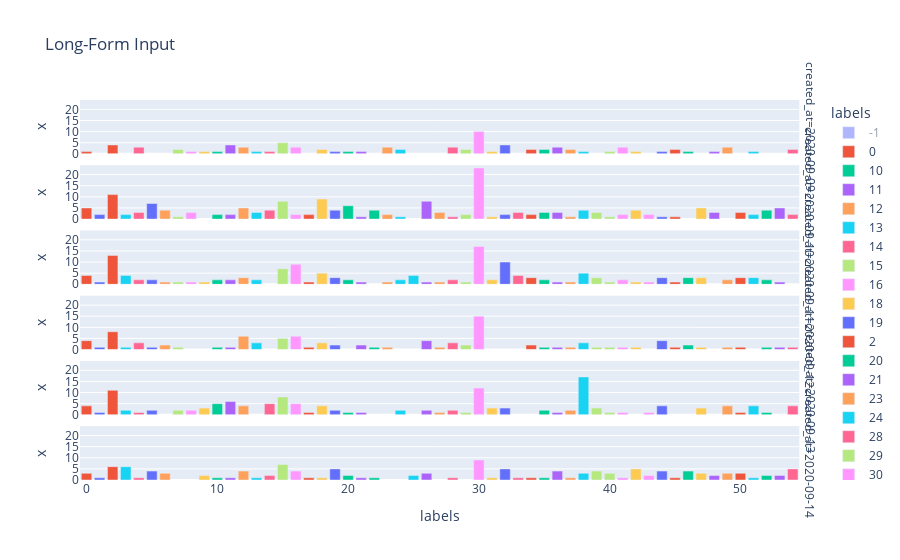

Notebook source saved alongside this figure:
### Code cell
fig = px.bar(results.groupby(["created_at",'labels',"top_n_words"]).count().reset_index(), x="labels", y="x", color="labels",hover_name="top_n_words",title="Long-Form Input",facet_row="created_at")
fig.update_layout(
     height=1000)

fig.show()
